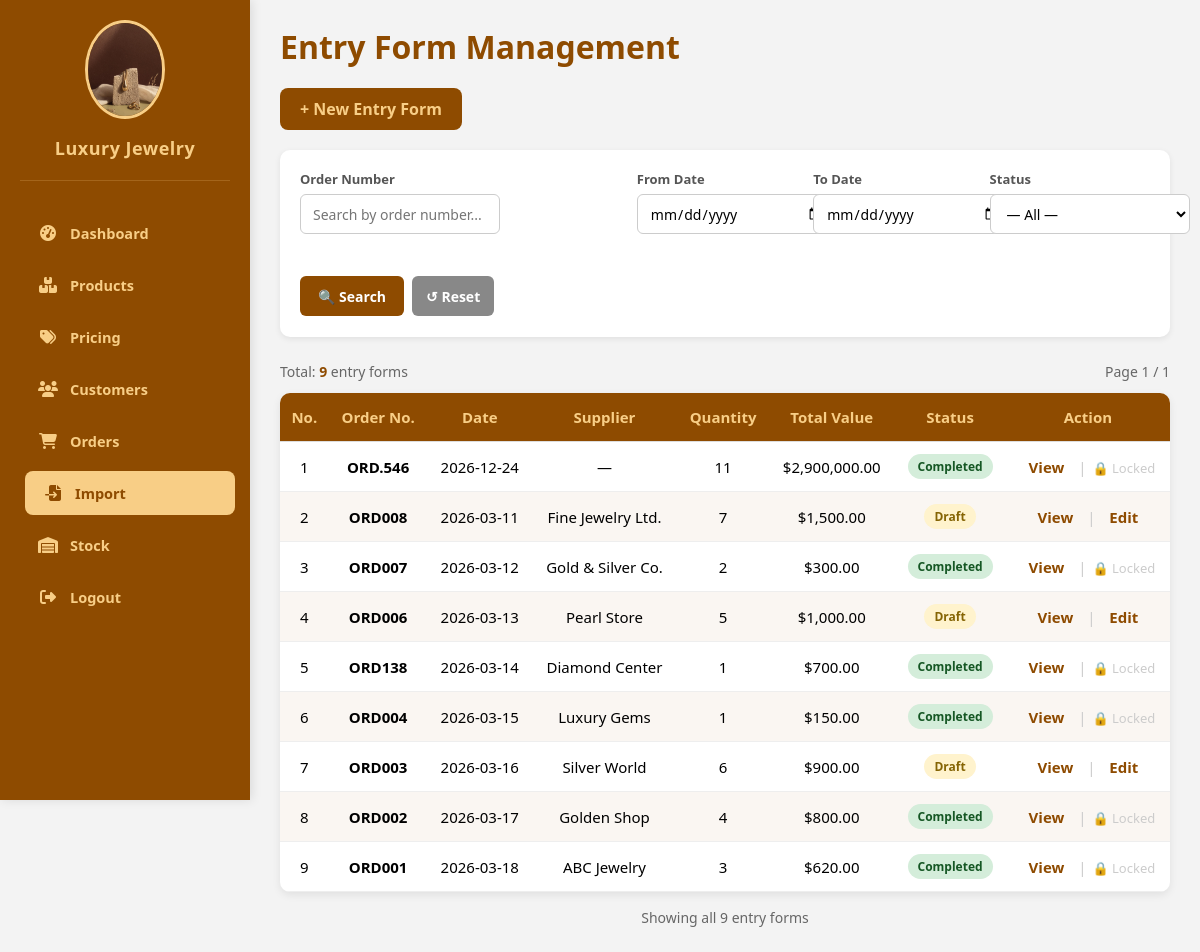
Page /admin/Import_product/import_management.php on the committed database.
### tables this page shows
CREATE TABLE `goods_receipt` (
  `id` int(11) NOT NULL AUTO_INCREMENT,
  `order_number` varchar(50) NOT NULL,
  `entry_date` date NOT NULL,
  `supplier` varchar(255) DEFAULT NULL,
  `total_quantity` int(11) DEFAULT 0,
  `total_value` decimal(15,2) DEFAULT 0.00,
  `status` enum('Draft','Completed') DEFAULT 'Draft',
  `created_at` timestamp NOT NULL DEFAULT current_timestamp(),
  PRIMARY KEY (`id`)
);

### admin/Import_product/import_management.php (the view, shortened to what this page needs)
<!DOCTYPE html>
<html lang="en">
<head>
  <link rel="stylesheet" href="../admin_function.css">
</head>
<body>
<?php
require_once "../../config/config.php";
$search_order  = trim($_GET['order']  ?? '');
$search_from   = trim($_GET['from']   ?? '');
$search_to     = trim($_GET['to']     ?? '');
$search_status = trim($_GET['status'] ?? '');
$page          = max(1, (int)($_GET['page'] ?? 1));
$per_page      = 10;
$where_clauses = ['1'];
$params        = [];
$types         = '';
$where_sql = implode(' AND ', $where_clauses);
$count_sql = "SELECT COUNT(*) AS total FROM goods_receipt WHERE $where_sql";
if ($params) {
    $stmt_count = $conn->prepare($count_sql);
    $stmt_count->bind_param($types, ...$params);
    $stmt_count->execute();
    $total_rows = $stmt_count->get_result()->fetch_assoc()['total'];
    $stmt_count->close();
} else {
    $total_rows = $conn->query($count_sql)->fetch_assoc()['total'];
}
$total_pages = max(1, (int)ceil($total_rows / $per_page));
$page = min($page, $total_pages);
$offset = ($page - 1) * $per_page;
$data_sql = "SELECT * FROM goods_receipt WHERE $where_sql ORDER BY id DESC LIMIT $per_page OFFSET $offset";
if ($params) {
    $stmt_data = $conn->prepare($data_sql);
    $stmt_data->bind_param($types, ...$params);
    $stmt_data->execute();
    $result = $stmt_data->get_result();
} else {
    $result = $conn->query($data_sql);
}
$rows = $result->fetch_all(MYSQLI_ASSOC);
$is_searching = ($search_order !== '' || $search_from !== '' || $search_to !== '' || $search_status !== '');
?>
<?php include '../sidebar_include.php'; ?>
<main>
  <header>
    <h1>Entry Form Management</h1>
    <a href="add_entry_form.php" class="btn">+ New Entry Form</a>
  </header>
  <div class="search-section">
    <form method="GET" action="import_management.php" id="search-form">
      <div class="search-row">
        <div class="search-group wide">
          <label class="search-label">Order Number</label>
          <input type="text" name="order" class="search-input"
                 placeholder="Search by order number..."
                 value="<?= htmlspecialchars($search_order) ?>">
        </div>
        <div class="search-group narrow">
          <label class="search-label">From Date</label>
          <input type="date" name="from" class="search-input"
                 value="<?= htmlspecialchars($search_from) ?>">
        </div>
        <div class="search-group narrow">
          <label class="search-label">To Date</label>
          <input type="date" name="to" class="search-input"
                 value="<?= htmlspecialchars($search_to) ?>">
        </div>
        <div class="search-group narrow">
          <label class="search-label">Status</label>
          <select name="status" class="search-select">
            <option value="">— All —</option>
          </select>
        </div>
        <div class="search-actions">
          <button type="submit" class="btn-search">🔍 Search</button>
          <a href="import_management.php" class="btn-reset">↺ Reset</a>
        </div>
      </div>
    </form>
  </div>
  <div class="result-info">
    <span class="result-count">
      <?php if ($is_searching): ?>
        Found <strong><?= $total_rows ?></strong> result<?= $total_rows != 1 ? 's' : '' ?>
        <?php if ($search_order): ?> for "<strong><?= htmlspecialchars($search_order) ?></strong>"<?php endif; ?>
      <?php else: ?>
        Total: <strong><?= $total_rows ?></strong> entry form<?= $total_rows != 1 ? 's' : '' ?>
      <?php endif; ?>
    </span>
    <span class="result-count">Page <?= $page ?> / <?= $total_pages ?></span>
  </div>
  <table>
    <thead>
      <tr>
        <th>No.</th>
        <th>Order No.</th>
        <th>Date</th>
        <th>Supplier</th>
        <th>Quantity</th>
        <th>Total Value</th>
        <th>Status</th>
        <th>Action</th>
      </tr>
    </thead>
    <tbody>
      <?php if (empty($rows)): ?>
        <tr class="no-results"><td colspan="8">
          <?= $is_searching ? 'No matching entry forms found.' : 'No entry forms yet.' ?>
        </td></tr>
      <?php else: ?>
        <?php
        $i = ($page - 1) * $per_page + 1;
        foreach ($rows as $row):
          $badge = $row['status'] === 'Completed' ? 'badge-completed' : 'badge-draft';
        ?>
        <tr>
          <td><?= $i++ ?></td>
          <td><strong><?= htmlspecialchars($row['order_number']) ?></strong></td>
          <td><?= htmlspecialchars($row['entry_date']) ?></td>
          <td><?= htmlspecialchars($row['supplier'] ?? '—') ?></td>
          <td><?= intval($row['total_quantity']) ?></td>
          <td>$<?= number_format($row['total_value'], 2) ?></td>
          <td><span class="badge <?= $badge ?>"><?= $row['status'] ?></span></td>
          <td>
            <a href="entry_form_detail.php?id=<?= $row['id'] ?>" class="tbl-link">View</a>
            <span class="tbl-sep">|</span>
            <?php if ($row['status'] === 'Draft'): ?>
              <a href="edit_entry_form.php?id=<?= $row['id'] ?>" class="tbl-link">Edit</a>
            <?php else: ?>
              <span style="color:#ccc;font-size:13px;" title="Completed form cannot be edited">🔒 Locked</span>
            <?php endif; ?>
          </td>
        </tr>
        <?php endforeach; ?>
      <?php endif; ?>
    </tbody>
  </table>
  <?php if ($total_pages > 1): ?>
  <div class="pagination-wrap">
    <span class="pagination-info">
      Showing <?= ($page-1)*$per_page + 1 ?>–<?= min($page*$per_page, $total_rows) ?> of <?= $total_rows ?>
    </span>
    <div class="pagination">
      <button class="pagination-btn" onclick="goPage(<?= $page-1 ?>)" <?= $page<=1 ? 'disabled' : '' ?>>&#10094;</button>
      <?php
      $start = max(1, $page - 2);
      $end   = min($total_pages, $page + 2);
      if ($start > 1): ?><button class="pagination-btn" onclick="goPage(1)">1</button><?php if ($start > 2): ?><span style="padding:0 4px;color:#999">…</span><?php endif; endif;
      for ($p = $start; $p <= $end; $p++): ?>
        <button class="pagination-btn <?= $p === $page ? 'active' : '' ?>" onclick="goPage(<?= $p ?>)"><?= $p ?></button>
      <?php endfor;
      if ($end < $total_pages): ?><?php if ($end < $total_pages-1): ?><span style="padding:0 4px;color:#999">…</span><?php endif; ?><button class="pagination-btn" onclick="goPage(<?= $total_pages ?>"><?= $total_pages ?></button><?php endif; ?>
      <button class="pagination-btn" onclick="goPage(<?= $page+1 ?>)" <?= $page>=$total_pages ? 'disabled' : '' ?>>&#10095;</button>
    </div>
  </div>
  <?php else: ?>
  <div class="pagination-info" style="text-align:center;margin-top:16px;color:#666;font-size:14px;">
    Showing all <?= $total_rows ?> entry form<?= $total_rows != 1 ? 's' : '' ?>
  </div>
  <?php endif; ?>
</main>
</body>
</html>

### admin/admin_function.css (style rules this page uses)
* { margin: 0; padding: 0; box-sizing: border-box; font-family: "Segoe UI", sans-serif; }
body { display: flex; min-height: 100vh; background-color: #f3f3f3; }
main { flex: 1; padding: 25px 30px; margin-left: 250px; }
header h1 { color: #8e4b00; margin-bottom: 20px; }
table { width: 100%; border-collapse: collapse; background: white; border-radius: 10px; overflow: hidden; box-shadow: 0 2px 5px rgba(0, 0, 0, 0.1); }
th, td { padding: 12px; text-align: left; border-bottom: 1px solid #ddd; }
th { background-color: #8e4b00; color: #f8ce86; }
.btn { display: inline-block; padding: 10px 16px; background-color: #8e4b00; color: #f8ce86; text-decoration: none; border-radius: 8px; font-weight: bold; text-align: center; transition: all 0.3s; border: none; }
.search-section { display: flex; align-items: center; gap: 20px; margin: 20px 0; flex-wrap: wrap; }
.search-group { display: flex; flex-direction: column; }
.search-label { font-weight: bold; color: #8e4b00; margin-bottom: 5px; }
.search-input, select { padding: 8px 10px; border: 1px solid #ccc; border-radius: 8px; width: 200px; font-size: 15px; transition: all 0.3s ease; }
.btn-search, .btn-reset { background-color: #8e4b00; color: #f8ce86; border: none; border-radius: 8px; padding: 10px 16px; cursor: pointer; transition: all 0.3s ease; display: flex; align-items: center; justify-content: center; margin-top: 26px; }
.pagination-info { color: #666; font-size: 14px; }

### admin/Import_product/import_management.php (style rules this page uses)
.btn { background: #8e4b00; color: #f8ce86; text-decoration: none; padding: 10px 20px; border-radius: 8px; font-weight: bold; transition: 0.3s; border: none; cursor: pointer; display: inline-block; }
.search-section { background: #fff; border-radius: 10px; padding: 20px; box-shadow: 0 2px 6px rgba(0,0,0,0.08); margin-bottom: 25px; }
.search-row { display: flex; gap: 16px; align-items: flex-end; flex-wrap: wrap; }
.search-group { display: flex; flex-direction: column; min-width: 160px; }
.search-group.wide { flex: 2; }
.search-group.narrow { flex: 1; }
.search-label { font-weight: 600; color: #555; margin-bottom: 6px; font-size: 13px; }
.search-input, .search-select { padding: 9px 12px; border: 1px solid #ccc; border-radius: 6px; font-size: 14px; background: white; height: 40px; }
.search-actions { display: flex; gap: 8px; padding-bottom: 1px; }
.btn-search { background: #8e4b00; color: white; border: none; border-radius: 6px; padding: 0 18px; height: 40px; font-weight: 600; cursor: pointer; font-size: 14px; }
.btn-reset { background: #888; color: white; border: none; border-radius: 6px; padding: 0 14px; height: 40px; font-weight: 600; cursor: pointer; font-size: 14px; text-decoration: none; display: inline-flex; align-items: center; }
.result-info { display: flex; justify-content: space-between; align-items: center; margin-bottom: 12px; }
.result-count { font-size: 14px; color: #666; }
.result-count strong { color: #8e4b00; }
table { width: 100%; border-collapse: separate; border-spacing: 0; background: #fff; border-radius: 10px; overflow: hidden; box-shadow: 0 3px 8px rgba(0,0,0,0.08); }
th { background-color: #8e4b00; color: #f8ce86; font-weight: 600; text-align: center; padding: 14px 10px; font-size: 15px; }
td { text-align: center; padding: 12px 10px; border-bottom: 1px solid #eee; font-size: 15px; }
tr:nth-child(even) td { background: #faf6f2; }
.badge { display: inline-block; padding: 4px 10px; border-radius: 20px; font-size: 12px; font-weight: 700; }
.badge-draft { background: #fff3cd; color: #856404; }
.badge-completed { background: #d4edda; color: #155724; }
.tbl-link { color: #8e4b00; text-decoration: none; font-weight: 600; padding: 4px 8px; border-radius: 4px; }
.tbl-sep { color: #ccc; margin: 0 2px; }
.pagination-info { font-size: 14px; color: #666; }

### rows in the picture
goods_receipt: order_number "ORD.546", entry_date "2026-12-24", supplier "—", total_quantity "11", total_value "2,900,000.00", status "Completed", shows "🔒 Locked"
goods_receipt: order_number "ORD008", entry_date "2026-03-11", supplier "Fine Jewelry Ltd.", total_quantity "7", total_value "1,500.00", status "Draft"
goods_receipt: order_number "ORD007", entry_date "2026-03-12", supplier "Gold & Silver Co.", total_quantity "2", total_value "300.00", status "Completed", shows "🔒 Locked"
goods_receipt: order_number "ORD006", entry_date "2026-03-13", supplier "Pearl Store", total_quantity "5", total_value "1,000.00", status "Draft"
goods_receipt: order_number "ORD138", entry_date "2026-03-14", supplier "Diamond Center", total_quantity "1", total_value "700.00", status "Completed", shows "🔒 Locked"
goods_receipt: order_number "ORD004", entry_date "2026-03-15", supplier "Luxury Gems", total_quantity "1", total_value "150.00", status "Completed", shows "🔒 Locked"
goods_receipt: order_number "ORD003", entry_date "2026-03-16", supplier "Silver World", total_quantity "6", total_value "900.00", status "Draft"
goods_receipt: order_number "ORD002", entry_date "2026-03-17", supplier "Golden Shop", total_quantity "4", total_value "800.00", status "Completed", shows "🔒 Locked"
goods_receipt: order_number "ORD001", entry_date "2026-03-18", supplier "ABC Jewelry", total_quantity "3", total_value "620.00", status "Completed", shows "🔒 Locked"

### other values in the picture
$total_rows "9"
$page "1"
$total_pages "1"
